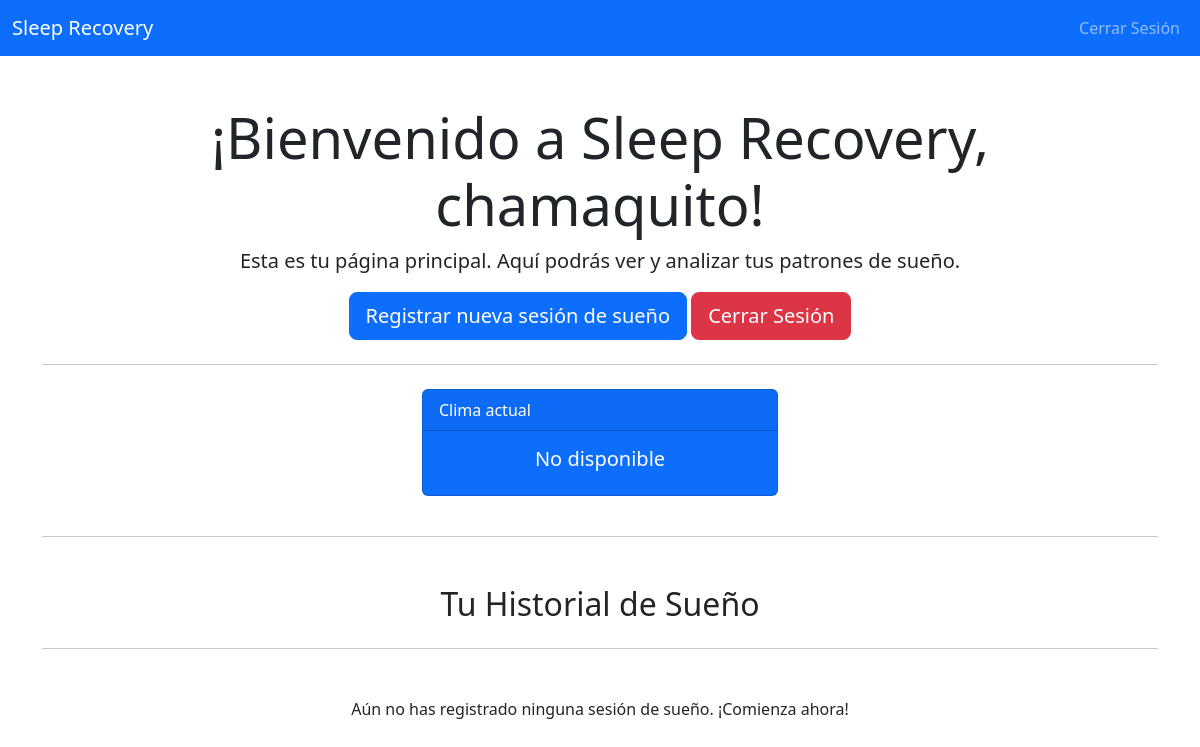
The page / (signed in) on the database as committed earlier.
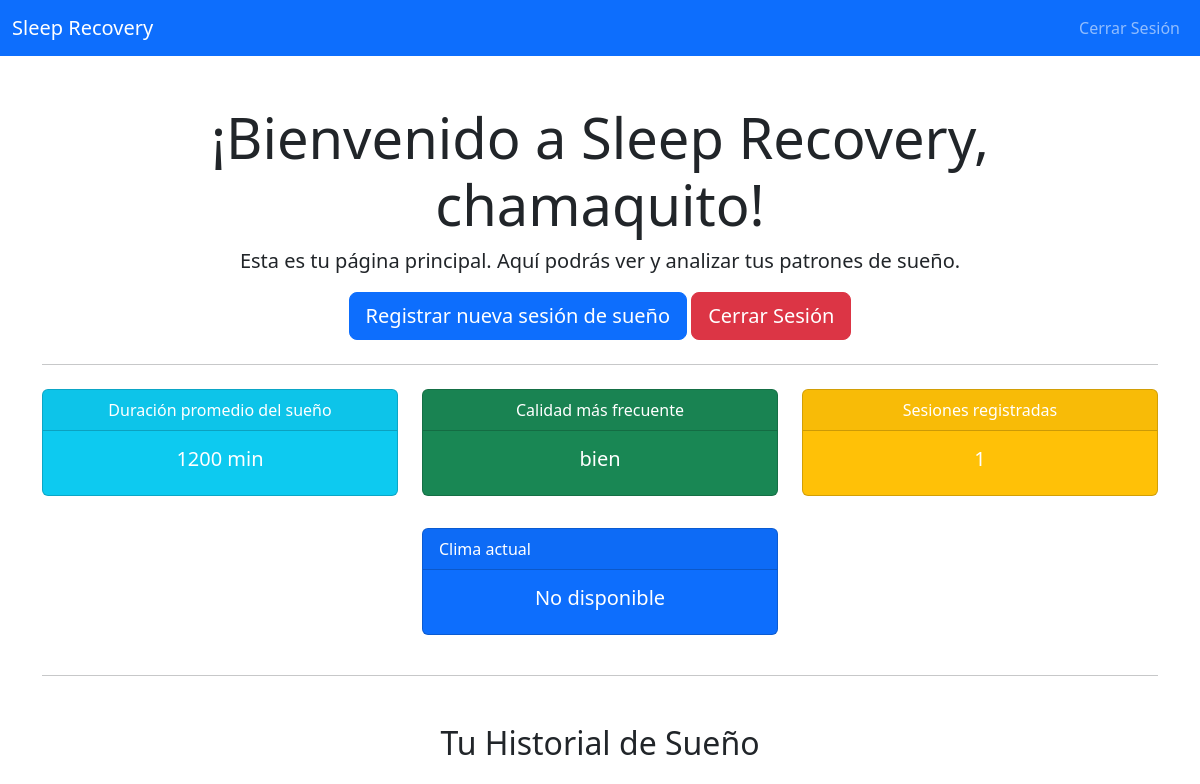
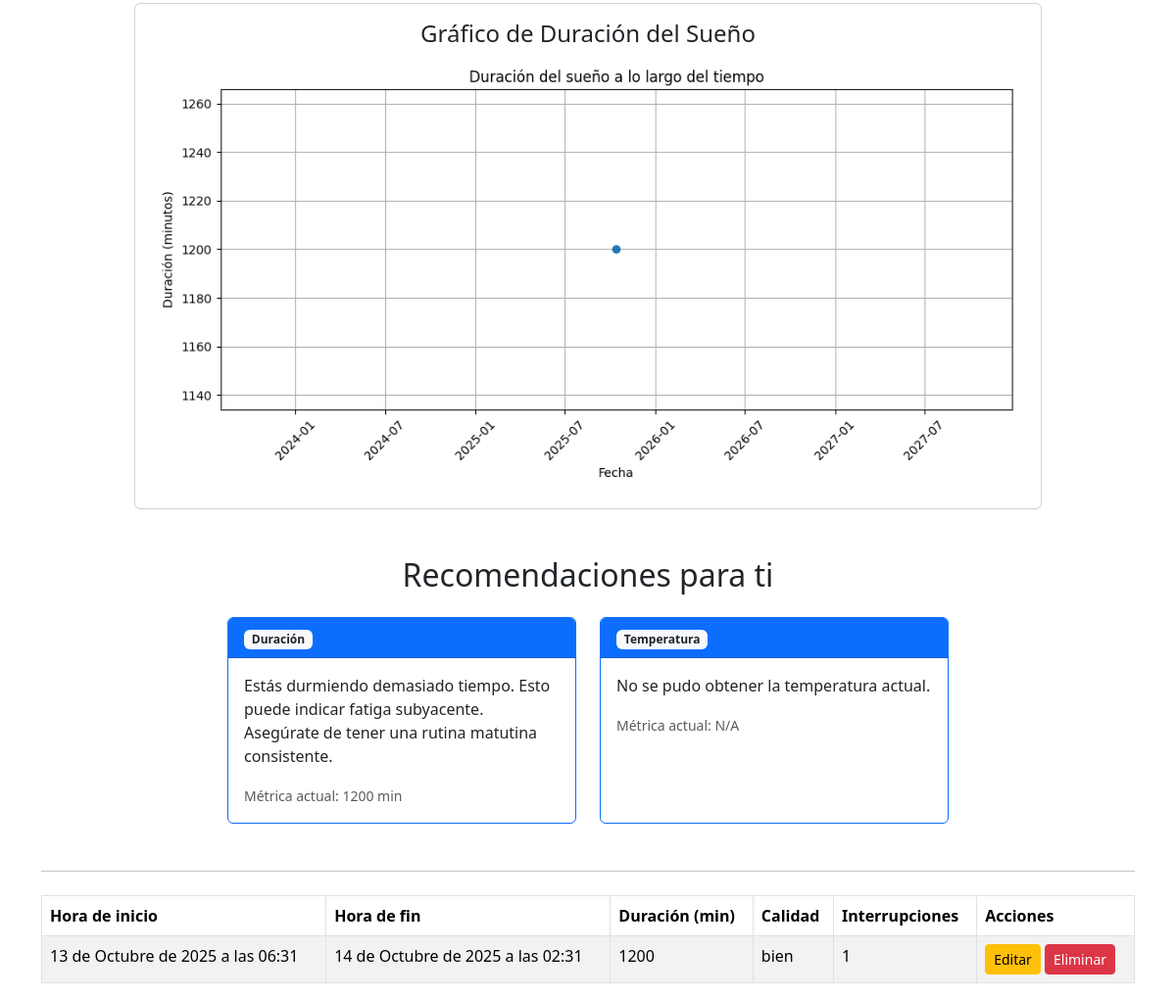
The same page on the database as committed later (2 pictures, top to bottom).
### users/models.py (models this page shows, shortened)
class SleepQualityOption(models.Model):
    quality_label = models.CharField(max_length=50)

class SleepSession(models.Model):
    user = models.ForeignKey(User, on_delete=models.CASCADE)
    start_time = models.DateTimeField()
    end_time = models.DateTimeField()
    duration = models.IntegerField()  # Duración en minutos
    quality = models.ForeignKey(SleepQualityOption, on_delete=models.SET_NULL, null=True)
    sleep_interruptions = models.IntegerField(default=0, null=True, blank=True)
    sleep_stage_data = models.JSONField(null=True, blank=True)
    recorded_at = models.DateTimeField(auto_now_add=True)

### users/views.py (the view)
# urls.py: path('', views.dashboard, name='dashboard'),
@login_required
def dashboard(request):
    sleep_sessions = SleepSession.objects.filter(user=request.user).order_by('start_time')
    sessions_data = list(sleep_sessions.values(
        'start_time', 'end_time', 'duration', 'quality__quality_label'
    ))
    chart_url = None
    advice = []
    average_duration = 0
    total_sessions = 0
    most_frequent_quality = "No hay datos"
    temp_celsius, condition = None, None
    if sessions_data:
        df = pd.DataFrame(sessions_data)
        df['start_time'] = pd.to_datetime(df['start_time'])  # asegurar formato fecha
        plt.figure(figsize=(10, 5))
        plt.plot(df['start_time'], df['duration'], marker='o', linestyle='-')
        plt.title('Duración del sueño a lo largo del tiempo')
        plt.xlabel('Fecha')
        plt.ylabel('Duración (minutos)')
        plt.xticks(rotation=45)
        plt.tight_layout()
        plt.grid(True)
        buf = io.BytesIO()
        plt.savefig(buf, format='png')
        buf.seek(0)
        chart_url = base64.b64encode(buf.getvalue()).decode('utf8')
        buf.close()
        plt.close()
        average_duration = df['duration'].mean()
        total_sessions = len(df)
        most_frequent_quality_series = df['quality__quality_label'].mode()
        if not most_frequent_quality_series.empty:
            most_frequent_quality = most_frequent_quality_series.iloc[0]
        duration_generator = AdviceFactory.get_advice_generator('duration')
        advice.append(duration_generator.get_advice(average_duration))
        if total_sessions > 1:
            consistency_generator = AdviceFactory.get_advice_generator('consistency')
            advice.append(consistency_generator.get_advice(df))
        temp_celsius, condition = get_weather_info(city="Medellin")
        temp_generator = AdviceFactory.get_advice_generator('temperature')
        advice.append(temp_generator.get_advice(temp_celsius))
    context = {
        'sleep_sessions': sleep_sessions,
        'average_duration': average_duration,
        'total_sessions': total_sessions,
        'most_frequent_quality': most_frequent_quality,
        'chart_url': chart_url,
        'advice': advice,
        'current_temp': temp_celsius,
        'current_condition': condition,
    }
    return render(request, 'users/dashboard.html', context)

### users/api_fetcher.py (called while the page is built)
def get_weather_info(city="Medellin"):
    api_key = settings.WEATHER_API_KEY  # Aquí tomas la API key de settings.py
    url = f"http://api.weatherapi.com/v1/current.json?key={api_key}&q={city}&aqi=no"
    try:
        response = requests.get(url, timeout=5)
        response.raise_for_status()
        data = response.json()
        temp_celsius = data['current']['temp_c']
        condition = data['current']['condition']['text']
        return temp_celsius, condition
    except Exception as e:
        print(f"Error obteniendo clima: {e}")
        return None, "Desconocido"

### users/recommendations/advice_logic.py (called while the page is built, shortened)
    def get_advice(self, temp_celsius):
        if temp_celsius is None:
            return {
                "category": "Temperatura",
                "message": "No se pudo obtener la temperatura actual.",
                "metric": "N/A"
            }

### users/recommendations/factories.py (called while the page is built)
    @staticmethod
    def get_advice_generator(advice_type):
        if advice_type == 'duration':
            return DurationAdvice()
        elif advice_type == 'consistency':
            return ConsistencyAdvice()
        elif advice_type == 'temperature': # <-- ¡Nuevo tipo de consejo!
            return TemperatureAdvice()
        else:
            raise ValueError(f"Tipo de consejo no soportado: {advice_type}")

### users/templates/users/dashboard.html (shortened to what this page needs)
{% extends 'users/base.html' %}
{% block content %}
<div class="container mt-5">
    <div class="jumbotron text-center">
        <h1 class="display-4">¡Bienvenido a Sleep Recovery, {{ user.username }}!</h1>
        <p class="lead">Esta es tu página principal. Aquí podrás ver y analizar tus patrones de sueño.</p>
        <a class="btn btn-primary btn-lg" href="{% url 'add_sleep_session' %}" role="button">Registrar nueva sesión de sueño</a>
        <a class="btn btn-danger btn-lg" href="{% url 'logout' %}" role="button">Cerrar Sesión</a>
    </div>
    <hr class="my-4">
    {% if sleep_sessions %}
    <div class="row text-center">
        <div class="col-md-4 mb-3">
            <div class="card text-white bg-info h-100">
                <div class="card-header">Duración promedio del sueño</div>
                <div class="card-body d-flex align-items-center justify-content-center">
                    <h5 class="card-title">{{ average_duration|floatformat:0 }} min</h5>
                </div>
            </div>
        </div>
        <div class="col-md-4 mb-3">
            <div class="card text-white bg-success h-100">
                <div class="card-header">Calidad más frecuente</div>
                <div class="card-body d-flex align-items-center justify-content-center">
                    <h5 class="card-title">{{ most_frequent_quality }}</h5>
                </div>
            </div>
        </div>
        <div class="col-md-4 mb-3">
            <div class="card text-white bg-warning h-100">
                <div class="card-header">Sesiones registradas</div>
                <div class="card-body d-flex align-items-center justify-content-center">
                    <h5 class="card-title">{{ total_sessions }}</h5>
                </div>
            </div>
        </div>
    </div>
    {% endif %}
    <div class="row justify-content-center mt-3">
        <div class="col-md-4">
            <div class="card text-white bg-primary mb-3">
                <div class="card-header">Clima actual</div>
                <div class="card-body text-center">
                    {% if current_temp %}
                        <h5 class="card-title">{{ current_temp }}°C</h5>
                        <p class="card-text">{{ current_condition }}</p>
                    {% else %}
                        <h5 class="card-title">No disponible</h5>
                    {% endif %}
                </div>
            </div>
        </div>
    </div>
    <hr class="my-4">
    <h2 class="text-center mt-5">Tu Historial de Sueño</h2>
    {% if chart_url %}
    <div class="row mt-4 mb-5 justify-content-center">
        <div class="col-md-10">
            <div class="card">
                <div class="card-body">
                    <h4 class="card-title text-center">Gráfico de Duración del Sueño</h4>
                    <img class="img-fluid" alt="Gráfico de duración del sueño">
                </div>
            </div>
        </div>
    </div>
    {% endif %}
    {% if advice %}
    <h2 class="text-center mt-5">Recomendaciones para ti</h2>
    <div class="row mt-4 justify-content-center">
        {% for a in advice %}
        <div class="col-md-4 mb-4 d-flex align-items-stretch">
            <div class="card border-primary w-100">
                <div class="card-header bg-primary text-white">
                    <span class="badge bg-light text-dark">
                        {% if a.category %}{{ a.category }}
                        {% elif a.type %}{{ a.type }}
                        {% else %}Recomendación{% endif %}
                    </span>
                </div>
                <div class="card-body">
                    <p class="card-text">
                        {% if a.message %}{{ a.message }}
                        {% elif a.text %}{{ a.text }}
                        {% else %}Sin detalle{% endif %}
                    </p>
                    <small class="text-muted">
                        Métrica actual: {% if a.metric %}{{ a.metric }}{% else %}No disponible{% endif %}
                    </small>
                </div>
            </div>
        </div>
        {% endfor %}
    </div>
    {% endif %}
    <hr class="my-4">
    {% if sleep_sessions %}
    <table class="table table-striped table-bordered mt-4">
        <thead class="bg-dark text-white">
            <tr>
                <th scope="col">Hora de inicio</th>
                <th scope="col">Hora de fin</th>
                <th scope="col">Duración (min)</th>
                <th scope="col">Calidad</th>
                <th scope="col">Interrupciones</th>
                <th scope="col">Acciones</th>
            </tr>
        </thead>
        <tbody>
            {% for session in sleep_sessions %}
            <tr>
                <td>{{ session.start_time }}</td>
                <td>{{ session.end_time }}</td>
                <td>{{ session.duration|floatformat:0 }}</td>
                <td>{{ session.quality.quality_label }}</td>
                <td>{{ session.sleep_interruptions }}</td>
                <td>
                    <a href="{% url 'edit_sleep_session' session.id %}" class="btn btn-warning btn-sm">Editar</a>
                    <a href="{% url 'delete_sleep_session' session.id %}" class="btn btn-danger btn-sm">Eliminar</a>
                </td>
            </tr>
            {% endfor %}
        </tbody>
    </table>
    {% else %}
    <p class="text-center mt-5">Aún no has registrado ninguna sesión de sueño. ¡Comienza ahora!</p>
    {% endif %}
</div>
{% endblock %}

### users/templates/users/base.html (shortened to what this page needs)
<!DOCTYPE html>
<html lang="es">
<head>
    <link href="https://cdn.jsdelivr.net/npm/bootstrap@5.3.3/dist/css/bootstrap.min.css" rel="stylesheet">
</head>
<body>
    <nav class="navbar navbar-expand-lg navbar-dark bg-primary">
        <div class="container-fluid">
            <a class="navbar-brand" href="/">Sleep Recovery</a>
            <div class="collapse navbar-collapse">
                <ul class="navbar-nav ms-auto">
                    {% if user.is_authenticated %}
                    <li class="nav-item">
                        <a class="nav-link" href="{% url 'logout' %}">Cerrar Sesión</a>
                    </li>
                    {% endif %}
                </ul>
            </div>
        </div>
    </nav>
    <div class="mt-4">
        {% block content %}{% endblock %}
    </div>
</body>
</html>

Rows that differ between the two databases and show on the page:
now on this page (row unchanged): SleepQualityOption: quality_label "bien"
added SleepSession: start_time "13 de Octubre de 2025 a las 06:31", end_time "14 de Octubre de 2025 a las 02:31", duration "1200", quality.quality_label "bien", sleep_interruptions "1"
Other text that changed with them:
{{ average_duration|floatformat:0 }}: (not shown) → "1200"
{{ total_sessions }}: (not shown) → "1"
text no longer shown: "Aún no has registrado ninguna sesión de sueño. ¡Comienza ahora!"
text now shown: "Duración promedio del sueño min Calidad más frecuente Sesiones registradas Gráfico de Duración del Sueño Recomendaciones para ti Hora de inicio Hora de fin Duración (min) Calidad Interrupciones Acciones"
new list line: "Duración Estás durmiendo demasiado tiempo. Esto puede indicar fatiga subyacente. Asegúrate de tener una rutina matutina consistente. Métrica actual: 1200 min"
new list line: "Temperatura No se pudo obtener la temperatura actual. Métrica actual: N/A"
